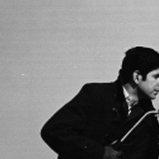
%> input picture DIP/Solutions/SERIAL dip/im1.jpg, 159 x 159 px
$ octave adding.m   (GNU Octave 9; MATLAB toolbox functions it lacks are replaced by stand-ins)
%> lines starting %> are read from the running program, lines starting %| are printed output that depends on the picture
clear all
clc

x1=imread('im1.jpg');
%> x1 is the input picture: size 159x159 uint8; min 0, max 234, mean 120
x2=imread('im2.jpg');
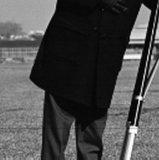
%> input picture DIP/Solutions/SERIAL dip/im2.jpg, 159 x 160 px
%> x2 is the input picture: size 160x159 uint8; min 0, max 255, mean 75
x3=imread('im3.jpg');
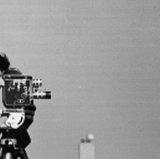
%> input picture DIP/Solutions/SERIAL dip/im3.jpg, 160 x 159 px
%> x3 is the input picture: size 159x160 uint8; min 0, max 255, mean 153.6
x4=imread('im4.jpg');
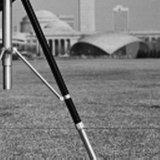
%> input picture DIP/Solutions/SERIAL dip/im4.jpg, 160 x 160 px
%> x4 is the input picture: size 160x160 uint8; min 0, max 250, mean 125.1

r=size(x1,1);
%> r = 159
c=size(x1,2);
%> c = 159

for i=1:r
    for j=1:c
        a(i,j)=x1(i,j);
    end

end

for i=1:r
    for j=1:c
        a(i,j)=x1(i,j);
    end

end

for i=1:r
    for j=1:c
        a(i,j+c)=x2(i,j);
    end

end
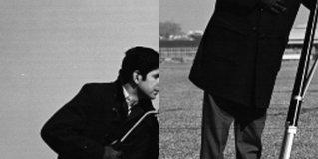
%> a: size 159x318 uint8; min 0, max 255, mean 97.4

for i=1:r
    for j=1:c
        a(i+r,j)=x3(i,j);
    end

end
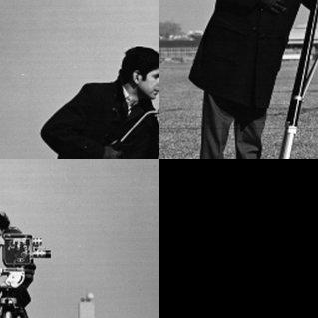
%> a: size 318x318 uint8; min 0, max 255, mean 87.1

for i=1:r
    for j=1:c
        a(i+r,j+c)=x4(i,j);
    end

end
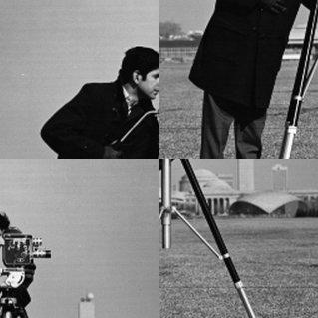
%> a: size 318x318 uint8; min 0, max 255, mean 118.4

subplot(3,2,5);
imshow(a);
title 'After adding image'
  subplot(3,2,1);
imshow(x1);

  subplot(3,2,2)  ;
imshow(x2);

  subplot(3,2,3)  ;
imshow(x3);

  subplot(3,2,4)  ;
imshow(x4);
